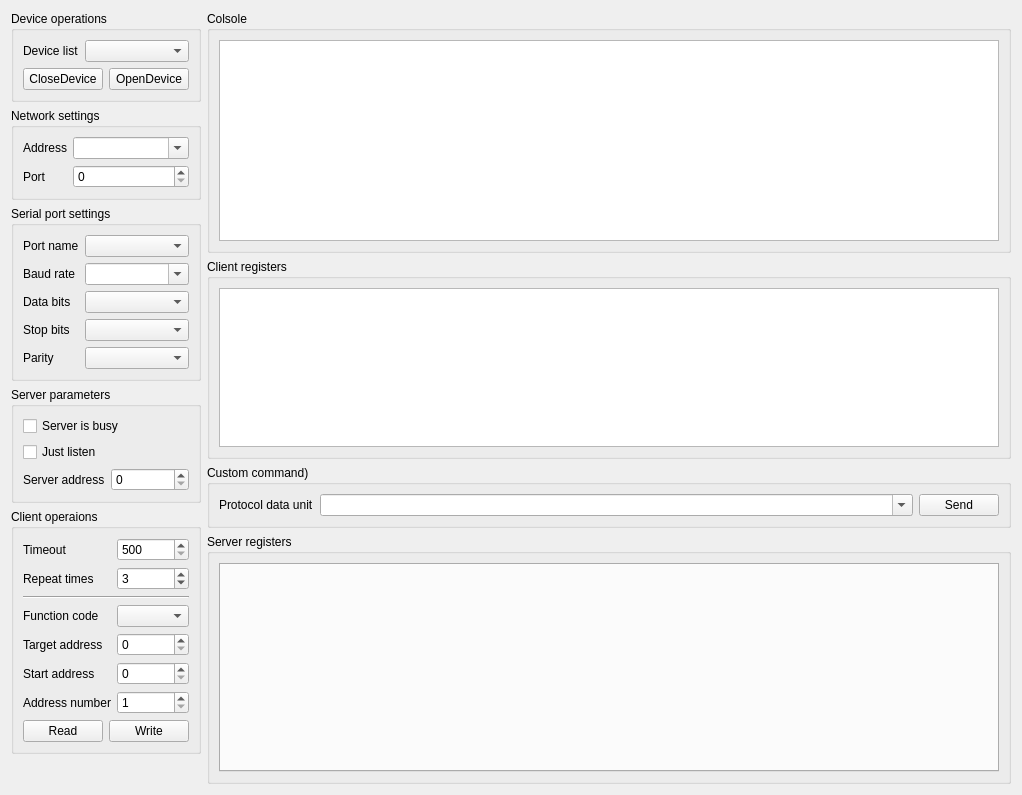
<?xml version="1.0" encoding="UTF-8"?>
<ui version="4.0">
 <class>SAKModbusUi</class>
 <widget class="QWidget" name="SAKModbusUi">
  <property name="geometry">
   <rect>
    <x>0</x>
    <y>0</y>
    <width>1022</width>
    <height>795</height>
   </rect>
  </property>
  <property name="windowTitle">
   <string notr="true">Modbus Studio</string>
  </property>
  <layout class="QGridLayout" name="gridLayout_3">
   <item row="5" column="0">
    <spacer name="verticalSpacer">
     <property name="orientation">
      <enum>Qt::Vertical</enum>
     </property>
     <property name="sizeHint" stdset="0">
      <size>
       <width>20</width>
       <height>40</height>
      </size>
     </property>
    </spacer>
   </item>
   <item row="4" column="0">
    <widget class="QGroupBox" name="clientOperationsGroupBox">
     <property name="minimumSize">
      <size>
       <width>0</width>
       <height>0</height>
      </size>
     </property>
     <property name="title">
      <string>Client operaions</string>
     </property>
     <layout class="QGridLayout" name="gridLayout_8">
      <item row="1" column="0">
       <widget class="QLabel" name="label_5">
        <property name="sizePolicy">
         <sizepolicy hsizetype="Fixed" vsizetype="Preferred">
          <horstretch>0</horstretch>
          <verstretch>0</verstretch>
         </sizepolicy>
        </property>
        <property name="text">
         <string>Repeat times</string>
        </property>
       </widget>
      </item>
      <item row="1" column="1">
       <widget class="QSpinBox" name="clientRepeatTimeSpinBox">
        <property name="minimum">
         <number>0</number>
        </property>
        <property name="value">
         <number>3</number>
        </property>
       </widget>
      </item>
      <item row="6" column="1">
       <widget class="QSpinBox" name="addressNumberSpinBox">
        <property name="sizePolicy">
         <sizepolicy hsizetype="Minimum" vsizetype="Fixed">
          <horstretch>0</horstretch>
          <verstretch>0</verstretch>
         </sizepolicy>
        </property>
        <property name="minimum">
         <number>1</number>
        </property>
        <property name="maximum">
         <number>128</number>
        </property>
       </widget>
      </item>
      <item row="0" column="1">
       <widget class="QSpinBox" name="clientTimeoutSpinBox">
        <property name="minimum">
         <number>500</number>
        </property>
        <property name="maximum">
         <number>10000</number>
        </property>
        <property name="singleStep">
         <number>100</number>
        </property>
        <property name="value">
         <number>500</number>
        </property>
       </widget>
      </item>
      <item row="5" column="1">
       <widget class="QSpinBox" name="startAddressSpinBox">
        <property name="sizePolicy">
         <sizepolicy hsizetype="Minimum" vsizetype="Fixed">
          <horstretch>0</horstretch>
          <verstretch>0</verstretch>
         </sizepolicy>
        </property>
        <property name="maximum">
         <number>65535</number>
        </property>
       </widget>
      </item>
      <item row="4" column="0">
       <widget class="QLabel" name="label_18">
        <property name="sizePolicy">
         <sizepolicy hsizetype="Fixed" vsizetype="Preferred">
          <horstretch>0</horstretch>
          <verstretch>0</verstretch>
         </sizepolicy>
        </property>
        <property name="text">
         <string>Target address</string>
        </property>
       </widget>
      </item>
      <item row="3" column="0">
       <widget class="QLabel" name="label_17">
        <property name="sizePolicy">
         <sizepolicy hsizetype="Fixed" vsizetype="Preferred">
          <horstretch>0</horstretch>
          <verstretch>0</verstretch>
         </sizepolicy>
        </property>
        <property name="text">
         <string>Function code</string>
        </property>
       </widget>
      </item>
      <item row="6" column="0">
       <widget class="QLabel" name="label_20">
        <property name="sizePolicy">
         <sizepolicy hsizetype="Fixed" vsizetype="Preferred">
          <horstretch>0</horstretch>
          <verstretch>0</verstretch>
         </sizepolicy>
        </property>
        <property name="text">
         <string>Address number</string>
        </property>
       </widget>
      </item>
      <item row="5" column="0">
       <widget class="QLabel" name="label_19">
        <property name="sizePolicy">
         <sizepolicy hsizetype="Fixed" vsizetype="Preferred">
          <horstretch>0</horstretch>
          <verstretch>0</verstretch>
         </sizepolicy>
        </property>
        <property name="text">
         <string>Start address</string>
        </property>
       </widget>
      </item>
      <item row="7" column="0" colspan="2">
       <layout class="QHBoxLayout" name="horizontalLayout_2">
        <item>
         <widget class="QPushButton" name="readPushButton">
          <property name="text">
           <string>Read</string>
          </property>
         </widget>
        </item>
        <item>
         <widget class="QPushButton" name="writePushButton">
          <property name="text">
           <string>Write</string>
          </property>
         </widget>
        </item>
       </layout>
      </item>
      <item row="3" column="1">
       <widget class="QComboBox" name="functionCodeComboBox">
        <property name="sizePolicy">
         <sizepolicy hsizetype="Ignored" vsizetype="Fixed">
          <horstretch>0</horstretch>
          <verstretch>0</verstretch>
         </sizepolicy>
        </property>
        <property name="maximumSize">
         <size>
          <width>16777215</width>
          <height>16777215</height>
         </size>
        </property>
       </widget>
      </item>
      <item row="0" column="0">
       <widget class="QLabel" name="label_4">
        <property name="sizePolicy">
         <sizepolicy hsizetype="Fixed" vsizetype="Preferred">
          <horstretch>0</horstretch>
          <verstretch>0</verstretch>
         </sizepolicy>
        </property>
        <property name="text">
         <string>Timeout</string>
        </property>
       </widget>
      </item>
      <item row="4" column="1">
       <widget class="QSpinBox" name="targetAddressSpinBox">
        <property name="sizePolicy">
         <sizepolicy hsizetype="Minimum" vsizetype="Fixed">
          <horstretch>0</horstretch>
          <verstretch>0</verstretch>
         </sizepolicy>
        </property>
        <property name="maximum">
         <number>255</number>
        </property>
       </widget>
      </item>
      <item row="2" column="0" colspan="2">
       <widget class="Line" name="line">
        <property name="orientation">
         <enum>Qt::Horizontal</enum>
        </property>
       </widget>
      </item>
     </layout>
    </widget>
   </item>
   <item row="0" column="0">
    <widget class="QGroupBox" name="deviceGroupBox">
     <property name="title">
      <string>Device operations</string>
     </property>
     <layout class="QGridLayout" name="gridLayout">
      <item row="0" column="0">
       <widget class="QLabel" name="label">
        <property name="sizePolicy">
         <sizepolicy hsizetype="Fixed" vsizetype="Preferred">
          <horstretch>0</horstretch>
          <verstretch>0</verstretch>
         </sizepolicy>
        </property>
        <property name="text">
         <string>Device list</string>
        </property>
       </widget>
      </item>
      <item row="0" column="1">
       <widget class="QComboBox" name="devicesComboBox"/>
      </item>
      <item row="1" column="0" colspan="2">
       <layout class="QHBoxLayout" name="horizontalLayout_3">
        <property name="leftMargin">
         <number>0</number>
        </property>
        <property name="topMargin">
         <number>0</number>
        </property>
        <property name="rightMargin">
         <number>0</number>
        </property>
        <property name="bottomMargin">
         <number>0</number>
        </property>
        <item>
         <widget class="QPushButton" name="closeDevicePushButton">
          <property name="text">
           <string>CloseDevice</string>
          </property>
         </widget>
        </item>
        <item>
         <widget class="QPushButton" name="openDevicePushButton">
          <property name="text">
           <string>OpenDevice</string>
          </property>
         </widget>
        </item>
       </layout>
      </item>
     </layout>
    </widget>
   </item>
   <item row="3" column="0">
    <widget class="QGroupBox" name="serverGroupBox">
     <property name="title">
      <string>Server parameters</string>
     </property>
     <layout class="QGridLayout" name="gridLayout_4">
      <item row="0" column="0" colspan="2">
       <widget class="QCheckBox" name="serverIsBusyCheckBox">
        <property name="text">
         <string>Server is busy</string>
        </property>
       </widget>
      </item>
      <item row="1" column="0" colspan="2">
       <widget class="QCheckBox" name="serverJustListenCheckBox">
        <property name="text">
         <string>Just listen</string>
        </property>
       </widget>
      </item>
      <item row="2" column="0">
       <widget class="QLabel" name="label_6">
        <property name="text">
         <string>Server address</string>
        </property>
       </widget>
      </item>
      <item row="2" column="1">
       <widget class="QSpinBox" name="serverAddressSpinBox">
        <property name="maximum">
         <number>265</number>
        </property>
       </widget>
      </item>
     </layout>
    </widget>
   </item>
   <item row="1" column="0">
    <widget class="QGroupBox" name="networkGroupBox">
     <property name="title">
      <string>Network settings</string>
     </property>
     <layout class="QGridLayout" name="gridLayout_2">
      <item row="1" column="0">
       <widget class="QLabel" name="label_3">
        <property name="sizePolicy">
         <sizepolicy hsizetype="Fixed" vsizetype="Preferred">
          <horstretch>0</horstretch>
          <verstretch>0</verstretch>
         </sizepolicy>
        </property>
        <property name="text">
         <string>Port</string>
        </property>
       </widget>
      </item>
      <item row="1" column="1">
       <widget class="QSpinBox" name="portSpinBox">
        <property name="maximum">
         <number>65535</number>
        </property>
       </widget>
      </item>
      <item row="0" column="1">
       <widget class="QComboBox" name="addressComboBox">
        <property name="editable">
         <bool>true</bool>
        </property>
       </widget>
      </item>
      <item row="0" column="0">
       <widget class="QLabel" name="label_2">
        <property name="sizePolicy">
         <sizepolicy hsizetype="Fixed" vsizetype="Preferred">
          <horstretch>0</horstretch>
          <verstretch>0</verstretch>
         </sizepolicy>
        </property>
        <property name="text">
         <string>Address</string>
        </property>
       </widget>
      </item>
     </layout>
    </widget>
   </item>
   <item row="2" column="0">
    <widget class="QGroupBox" name="serialPortGroupBox">
     <property name="title">
      <string>Serial port settings</string>
     </property>
     <layout class="QGridLayout" name="gridLayout_5">
      <item row="0" column="0">
       <widget class="QLabel" name="label_8">
        <property name="sizePolicy">
         <sizepolicy hsizetype="Fixed" vsizetype="Preferred">
          <horstretch>0</horstretch>
          <verstretch>0</verstretch>
         </sizepolicy>
        </property>
        <property name="text">
         <string>Port name</string>
        </property>
       </widget>
      </item>
      <item row="0" column="1">
       <widget class="QComboBox" name="portNameComboBox"/>
      </item>
      <item row="1" column="0">
       <widget class="QLabel" name="label_9">
        <property name="sizePolicy">
         <sizepolicy hsizetype="Fixed" vsizetype="Preferred">
          <horstretch>0</horstretch>
          <verstretch>0</verstretch>
         </sizepolicy>
        </property>
        <property name="text">
         <string>Baud rate</string>
        </property>
       </widget>
      </item>
      <item row="1" column="1">
       <widget class="QComboBox" name="baudRateComboBox">
        <property name="editable">
         <bool>true</bool>
        </property>
       </widget>
      </item>
      <item row="2" column="0">
       <widget class="QLabel" name="label_10">
        <property name="sizePolicy">
         <sizepolicy hsizetype="Fixed" vsizetype="Preferred">
          <horstretch>0</horstretch>
          <verstretch>0</verstretch>
         </sizepolicy>
        </property>
        <property name="text">
         <string>Data bits</string>
        </property>
       </widget>
      </item>
      <item row="2" column="1">
       <widget class="QComboBox" name="dataBitsComboBox"/>
      </item>
      <item row="3" column="0">
       <widget class="QLabel" name="label_11">
        <property name="sizePolicy">
         <sizepolicy hsizetype="Fixed" vsizetype="Preferred">
          <horstretch>0</horstretch>
          <verstretch>0</verstretch>
         </sizepolicy>
        </property>
        <property name="text">
         <string>Stop bits</string>
        </property>
       </widget>
      </item>
      <item row="3" column="1">
       <widget class="QComboBox" name="stopBitsComboBox"/>
      </item>
      <item row="4" column="0">
       <widget class="QLabel" name="label_12">
        <property name="sizePolicy">
         <sizepolicy hsizetype="Fixed" vsizetype="Preferred">
          <horstretch>0</horstretch>
          <verstretch>0</verstretch>
         </sizepolicy>
        </property>
        <property name="text">
         <string>Parity</string>
        </property>
       </widget>
      </item>
      <item row="4" column="1">
       <widget class="QComboBox" name="parityComboBox"/>
      </item>
     </layout>
    </widget>
   </item>
   <item row="0" column="2" rowspan="6">
    <layout class="QVBoxLayout" name="verticalLayout">
     <property name="leftMargin">
      <number>0</number>
     </property>
     <property name="topMargin">
      <number>0</number>
     </property>
     <property name="rightMargin">
      <number>0</number>
     </property>
     <property name="bottomMargin">
      <number>0</number>
     </property>
     <item>
      <widget class="QGroupBox" name="groupBox">
       <property name="sizePolicy">
        <sizepolicy hsizetype="Preferred" vsizetype="Expanding">
         <horstretch>0</horstretch>
         <verstretch>0</verstretch>
        </sizepolicy>
       </property>
       <property name="title">
        <string>Colsole</string>
       </property>
       <layout class="QVBoxLayout" name="verticalLayout_2">
        <item>
         <widget class="QTextBrowser" name="textBrowser"/>
        </item>
       </layout>
      </widget>
     </item>
     <item>
      <widget class="QGroupBox" name="clientRegistersGroupBox">
       <property name="maximumSize">
        <size>
         <width>16777215</width>
         <height>200</height>
        </size>
       </property>
       <property name="title">
        <string>Client registers</string>
       </property>
       <layout class="QGridLayout" name="gridLayout_7">
        <item row="0" column="0" colspan="2">
         <widget class="QTableView" name="registerTableView"/>
        </item>
       </layout>
      </widget>
     </item>
     <item>
      <widget class="QGroupBox" name="clientCustomCommandGroupBox">
       <property name="title">
        <string>Custom command)</string>
       </property>
       <layout class="QHBoxLayout" name="horizontalLayout">
        <item>
         <widget class="QLabel" name="label_13">
          <property name="text">
           <string>Protocol data unit</string>
          </property>
         </widget>
        </item>
        <item>
         <widget class="QComboBox" name="pduComboBox">
          <property name="sizePolicy">
           <sizepolicy hsizetype="Expanding" vsizetype="Fixed">
            <horstretch>0</horstretch>
            <verstretch>0</verstretch>
           </sizepolicy>
          </property>
          <property name="editable">
           <bool>true</bool>
          </property>
         </widget>
        </item>
        <item>
         <widget class="QPushButton" name="sendPushButton">
          <property name="text">
           <string>Send</string>
          </property>
         </widget>
        </item>
       </layout>
      </widget>
     </item>
     <item>
      <widget class="QGroupBox" name="registersGroupBox">
       <property name="minimumSize">
        <size>
         <width>0</width>
         <height>250</height>
        </size>
       </property>
       <property name="maximumSize">
        <size>
         <width>16777215</width>
         <height>16777215</height>
        </size>
       </property>
       <property name="title">
        <string>Server registers</string>
       </property>
       <layout class="QGridLayout" name="gridLayout_9">
        <item row="0" column="0">
         <widget class="QTabWidget" name="registerTabWidget">
          <property name="currentIndex">
           <number>-1</number>
          </property>
         </widget>
        </item>
       </layout>
      </widget>
     </item>
    </layout>
   </item>
  </layout>
 </widget>
 <resources/>
 <connections/>
</ui>
